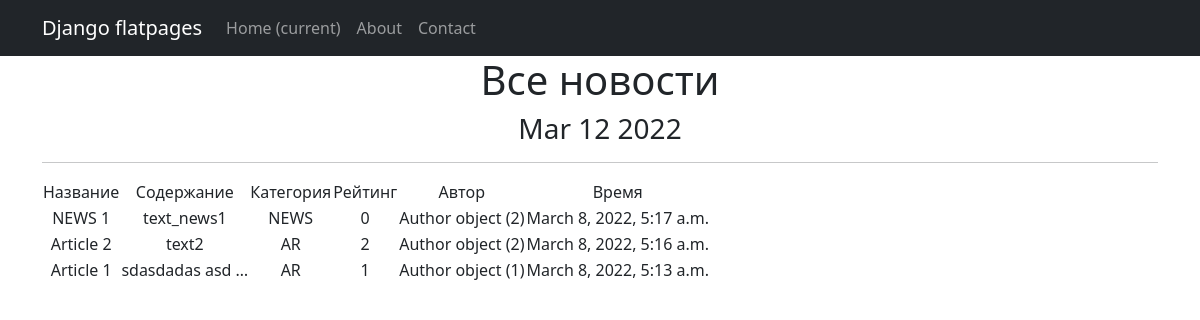
The page /news/ on the database as committed earlier.
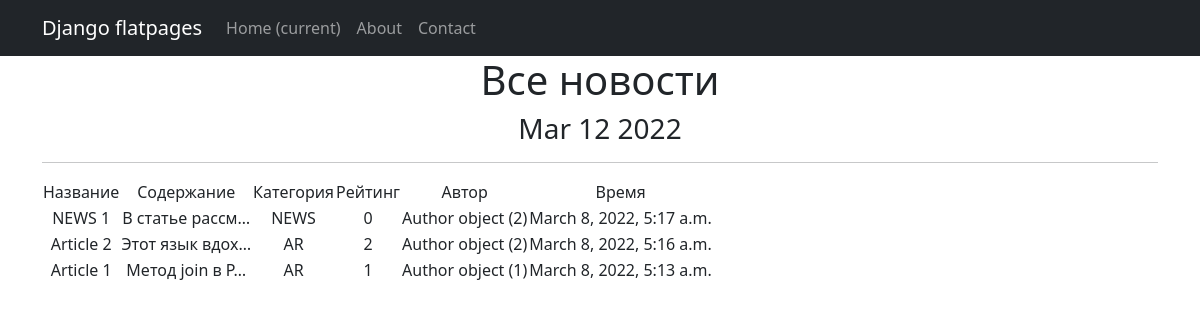
The same page on the database as committed later.
### News_Portal/models.py (models this page shows, shortened)
class Post(models.Model):
    title = models.CharField(max_length=255)
    text = models.TextField()
    rating = models.SmallIntegerField(default=0)
    NEWS = 'NW'
    ARTICLE = 'AR'
    CAT_CHOICES = (
        (NEWS, 'Новость'),
        (ARTICLE, 'Статья'),
    )
    type = models.CharField(max_length=2, choices=CAT_CHOICES, default=ARTICLE)
    time = models.DateTimeField(auto_now_add=True)
    author = models.ForeignKey(Author, on_delete=models.CASCADE)
    category = models.ManyToManyField(Category, through='PostCategory')

class Author(models.Model):
    user = models.OneToOneField(User, on_delete=models.CASCADE)
    rating = models.SmallIntegerField(default=0)

### News_Portal/views.py (the view)
# urls.py: path('', PostList.as_view()),
class PostList(ListView):
    model = Post  # указываем модель, объекты которой мы будем выводить
    template_name = 'news.html'  # указываем имя шаблона, в котором будет лежать HTML, в котором будут все инструкции о том, как именно пользователю должны вывестись наши объекты
    context_object_name = 'news'  # это имя списка, в котором будут лежать все объекты, его надо указать, чтобы обратиться к самому списку объектов через HTML-шаблон
    queryset = Post.objects.order_by('-id')
    def get_context_data(self, **kwargs):
        context = super().get_context_data(**kwargs)
        context['time_now'] = datetime.utcnow()  # добавим переменную текущей даты time_now
        context[
            'value1'] = None  # добавим ещё одну пустую переменную, чтобы на её примере посмотреть работу другого фильтра
        return context

### templates/news.html (shortened to what this page needs)
{% extends 'flatpages/default.html' %}
{% block content %}
    <h1>Все новости</h1>
    <h3>{{ time_now|date:'M d Y' }}</h3>
    <hr>
    {% if news %}
        <table>
            <tr>
                <td>
                    Название
                </td>
                <td>
                    Содержание
                </td>
                <td>
                    Категория
                </td>
                <td>
                    Рейтинг
                </td>
                <td>
                    Автор
                </td>
                <td>
                    Время
                </td>
            </tr>
         {% for new in news %}
            <tr>
                <td>
                    {{ new.title }}
                </td>
                <td>
                    {{ new.text|truncatechars:15 }}
                </td>
                <td>
                    {{ new.type }}
                </td>
                <td>
                    {{ new.rating }}
                </td>
                <td>
                    {{ new.author }}
                </td>
                <td>
                    {{ new.time }}
                </td>
            </tr>
        {% endfor %}
        </table>
    {% else %}
        <h2>Товаров нет!</h2>
    {% endif %}
{% endblock content %}

Rows that differ between the two databases and show on the page:
changed Post "NEWS 1": text "text_news1" → "В статье рассм…"
changed Post "Article 2": text "text2" → "Этот язык вдох…"
changed Post "Article 1": text "sdasdadas asd …" → "Метод join в P…"
